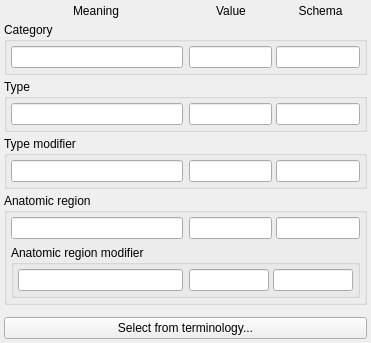
<?xml version="1.0" encoding="UTF-8"?>
<ui version="4.0">
 <class>qSlicerTerminologyEditorWidget</class>
 <widget class="QWidget" name="qSlicerTerminologyEditorWidget">
  <property name="geometry">
   <rect>
    <x>0</x>
    <y>0</y>
    <width>371</width>
    <height>210</height>
   </rect>
  </property>
  <property name="windowTitle">
   <string>qSlicerTerminologyEditorWidget</string>
  </property>
  <layout class="QGridLayout" name="gridLayout" columnstretch="0">
   <property name="leftMargin">
    <number>4</number>
   </property>
   <property name="topMargin">
    <number>4</number>
   </property>
   <property name="rightMargin">
    <number>4</number>
   </property>
   <property name="bottomMargin">
    <number>4</number>
   </property>
   <property name="spacing">
    <number>4</number>
   </property>
   <item row="3" column="0">
    <widget class="ctkCollapsibleGroupBox" name="typeModifierCollapsibleGroupBox">
     <property name="title">
      <string>Type modifier</string>
     </property>
     <property name="collapsed">
      <bool>true</bool>
     </property>
     <layout class="QHBoxLayout" name="horizontalLayout_5">
      <property name="leftMargin">
       <number>4</number>
      </property>
      <property name="topMargin">
       <number>4</number>
      </property>
      <property name="rightMargin">
       <number>4</number>
      </property>
      <property name="bottomMargin">
       <number>4</number>
      </property>
      <item>
       <widget class="QLineEdit" name="typeModifierCodeMeaningLineEdit">
        <property name="sizePolicy">
         <sizepolicy hsizetype="Expanding" vsizetype="Fixed">
          <horstretch>1</horstretch>
          <verstretch>0</verstretch>
         </sizepolicy>
        </property>
       </widget>
      </item>
      <item>
       <widget class="QFrame" name="categoryDetailsFrame_3">
        <property name="sizePolicy">
         <sizepolicy hsizetype="Preferred" vsizetype="Preferred">
          <horstretch>1</horstretch>
          <verstretch>0</verstretch>
         </sizepolicy>
        </property>
        <property name="frameShape">
         <enum>QFrame::NoFrame</enum>
        </property>
        <property name="frameShadow">
         <enum>QFrame::Raised</enum>
        </property>
        <layout class="QHBoxLayout" name="horizontalLayout_7">
         <property name="spacing">
          <number>4</number>
         </property>
         <property name="leftMargin">
          <number>0</number>
         </property>
         <property name="topMargin">
          <number>0</number>
         </property>
         <property name="rightMargin">
          <number>0</number>
         </property>
         <property name="bottomMargin">
          <number>0</number>
         </property>
         <item>
          <widget class="QLineEdit" name="typeModifierCodeValueLineEdit"/>
         </item>
         <item>
          <widget class="QLineEdit" name="typeModifierCSDLineEdit"/>
         </item>
        </layout>
       </widget>
      </item>
     </layout>
    </widget>
   </item>
   <item row="6" column="0">
    <widget class="QPushButton" name="selectFromTerminologyButton">
     <property name="text">
      <string>Select from terminology...</string>
     </property>
    </widget>
   </item>
   <item row="2" column="0">
    <widget class="QGroupBox" name="typeGroupBox">
     <property name="title">
      <string>Type</string>
     </property>
     <layout class="QHBoxLayout" name="horizontalLayout_15">
      <property name="leftMargin">
       <number>4</number>
      </property>
      <property name="topMargin">
       <number>4</number>
      </property>
      <property name="rightMargin">
       <number>4</number>
      </property>
      <property name="bottomMargin">
       <number>4</number>
      </property>
      <item>
       <widget class="QLineEdit" name="typeCodeMeaningLineEdit">
        <property name="sizePolicy">
         <sizepolicy hsizetype="Expanding" vsizetype="Fixed">
          <horstretch>1</horstretch>
          <verstretch>0</verstretch>
         </sizepolicy>
        </property>
       </widget>
      </item>
      <item>
       <widget class="QFrame" name="categoryDetailsFrame_2">
        <property name="sizePolicy">
         <sizepolicy hsizetype="Preferred" vsizetype="Preferred">
          <horstretch>1</horstretch>
          <verstretch>0</verstretch>
         </sizepolicy>
        </property>
        <property name="frameShape">
         <enum>QFrame::NoFrame</enum>
        </property>
        <property name="frameShadow">
         <enum>QFrame::Raised</enum>
        </property>
        <layout class="QHBoxLayout" name="horizontalLayout_4">
         <property name="spacing">
          <number>4</number>
         </property>
         <property name="leftMargin">
          <number>0</number>
         </property>
         <property name="topMargin">
          <number>0</number>
         </property>
         <property name="rightMargin">
          <number>0</number>
         </property>
         <property name="bottomMargin">
          <number>0</number>
         </property>
         <item>
          <widget class="QLineEdit" name="typeCodeValueLineEdit"/>
         </item>
         <item>
          <widget class="QLineEdit" name="typeCSDLineEdit"/>
         </item>
        </layout>
       </widget>
      </item>
     </layout>
    </widget>
   </item>
   <item row="5" column="0">
    <spacer name="verticalSpacer">
     <property name="orientation">
      <enum>Qt::Vertical</enum>
     </property>
     <property name="sizeType">
      <enum>QSizePolicy::Fixed</enum>
     </property>
     <property name="sizeHint" stdset="0">
      <size>
       <width>20</width>
       <height>8</height>
      </size>
     </property>
    </spacer>
   </item>
   <item row="4" column="0">
    <widget class="ctkCollapsibleGroupBox" name="anatomicRegionCollapsibleGroupBox">
     <property name="title">
      <string>Anatomic region</string>
     </property>
     <property name="collapsed">
      <bool>true</bool>
     </property>
     <layout class="QGridLayout" name="gridLayout_2">
      <property name="leftMargin">
       <number>4</number>
      </property>
      <property name="topMargin">
       <number>4</number>
      </property>
      <property name="rightMargin">
       <number>4</number>
      </property>
      <property name="bottomMargin">
       <number>4</number>
      </property>
      <item row="1" column="0" colspan="2">
       <widget class="ctkCollapsibleGroupBox" name="anatomicRegionModifierCollapsibleGroupBox">
        <property name="title">
         <string>Anatomic region modifier</string>
        </property>
        <property name="collapsed">
         <bool>true</bool>
        </property>
        <layout class="QHBoxLayout" name="horizontalLayout_13">
         <property name="leftMargin">
          <number>4</number>
         </property>
         <property name="topMargin">
          <number>4</number>
         </property>
         <property name="rightMargin">
          <number>4</number>
         </property>
         <property name="bottomMargin">
          <number>4</number>
         </property>
         <item>
          <widget class="QLineEdit" name="anatomicRegionModifierCodeMeaningLineEdit">
           <property name="sizePolicy">
            <sizepolicy hsizetype="Expanding" vsizetype="Fixed">
             <horstretch>1</horstretch>
             <verstretch>0</verstretch>
            </sizepolicy>
           </property>
          </widget>
         </item>
         <item>
          <widget class="QFrame" name="categoryDetailsFrame_5">
           <property name="sizePolicy">
            <sizepolicy hsizetype="Preferred" vsizetype="Preferred">
             <horstretch>1</horstretch>
             <verstretch>0</verstretch>
            </sizepolicy>
           </property>
           <property name="frameShape">
            <enum>QFrame::NoFrame</enum>
           </property>
           <property name="frameShadow">
            <enum>QFrame::Raised</enum>
           </property>
           <layout class="QHBoxLayout" name="horizontalLayout_12">
            <property name="spacing">
             <number>4</number>
            </property>
            <property name="leftMargin">
             <number>0</number>
            </property>
            <property name="topMargin">
             <number>0</number>
            </property>
            <property name="rightMargin">
             <number>0</number>
            </property>
            <property name="bottomMargin">
             <number>0</number>
            </property>
            <item>
             <widget class="QLineEdit" name="anatomicRegionModifierCodeValueLineEdit"/>
            </item>
            <item>
             <widget class="QLineEdit" name="anatomicRegionModifierCSDLineEdit"/>
            </item>
           </layout>
          </widget>
         </item>
        </layout>
       </widget>
      </item>
      <item row="0" column="0">
       <widget class="QLineEdit" name="anatomicRegionCodeMeaningLineEdit">
        <property name="sizePolicy">
         <sizepolicy hsizetype="Expanding" vsizetype="Fixed">
          <horstretch>1</horstretch>
          <verstretch>0</verstretch>
         </sizepolicy>
        </property>
       </widget>
      </item>
      <item row="0" column="1">
       <widget class="QFrame" name="categoryDetailsFrame_4">
        <property name="sizePolicy">
         <sizepolicy hsizetype="Preferred" vsizetype="Preferred">
          <horstretch>1</horstretch>
          <verstretch>0</verstretch>
         </sizepolicy>
        </property>
        <property name="frameShape">
         <enum>QFrame::NoFrame</enum>
        </property>
        <property name="frameShadow">
         <enum>QFrame::Raised</enum>
        </property>
        <layout class="QHBoxLayout" name="horizontalLayout_10">
         <property name="spacing">
          <number>4</number>
         </property>
         <property name="leftMargin">
          <number>0</number>
         </property>
         <property name="topMargin">
          <number>0</number>
         </property>
         <property name="rightMargin">
          <number>0</number>
         </property>
         <property name="bottomMargin">
          <number>0</number>
         </property>
         <item>
          <widget class="QLineEdit" name="anatomicRegionCodeValueLineEdit"/>
         </item>
         <item>
          <widget class="QLineEdit" name="anatomicRegionCSDLineEdit"/>
         </item>
        </layout>
       </widget>
      </item>
     </layout>
    </widget>
   </item>
   <item row="1" column="0">
    <widget class="QGroupBox" name="categoryGroupBox">
     <property name="title">
      <string>Category</string>
     </property>
     <layout class="QHBoxLayout" name="horizontalLayout_6">
      <property name="leftMargin">
       <number>4</number>
      </property>
      <property name="topMargin">
       <number>4</number>
      </property>
      <property name="rightMargin">
       <number>4</number>
      </property>
      <property name="bottomMargin">
       <number>4</number>
      </property>
      <item>
       <widget class="QLineEdit" name="categoryCodeMeaningLineEdit">
        <property name="sizePolicy">
         <sizepolicy hsizetype="Expanding" vsizetype="Fixed">
          <horstretch>1</horstretch>
          <verstretch>0</verstretch>
         </sizepolicy>
        </property>
       </widget>
      </item>
      <item>
       <widget class="QFrame" name="categoryDetailsFrame">
        <property name="sizePolicy">
         <sizepolicy hsizetype="Preferred" vsizetype="Preferred">
          <horstretch>1</horstretch>
          <verstretch>0</verstretch>
         </sizepolicy>
        </property>
        <property name="frameShape">
         <enum>QFrame::NoFrame</enum>
        </property>
        <property name="frameShadow">
         <enum>QFrame::Raised</enum>
        </property>
        <layout class="QHBoxLayout" name="horizontalLayout_2">
         <property name="spacing">
          <number>4</number>
         </property>
         <property name="leftMargin">
          <number>0</number>
         </property>
         <property name="topMargin">
          <number>0</number>
         </property>
         <property name="rightMargin">
          <number>0</number>
         </property>
         <property name="bottomMargin">
          <number>0</number>
         </property>
         <item>
          <widget class="QLineEdit" name="categoryCodeValueLineEdit"/>
         </item>
         <item>
          <widget class="QLineEdit" name="categoryCSDLineEdit"/>
         </item>
        </layout>
       </widget>
      </item>
     </layout>
    </widget>
   </item>
   <item row="0" column="0">
    <layout class="QHBoxLayout" name="horizontalLayout">
     <property name="leftMargin">
      <number>4</number>
     </property>
     <property name="topMargin">
      <number>0</number>
     </property>
     <property name="rightMargin">
      <number>4</number>
     </property>
     <item>
      <widget class="QLabel" name="label">
       <property name="sizePolicy">
        <sizepolicy hsizetype="Preferred" vsizetype="Preferred">
         <horstretch>1</horstretch>
         <verstretch>0</verstretch>
        </sizepolicy>
       </property>
       <property name="text">
        <string>Meaning</string>
       </property>
       <property name="alignment">
        <set>Qt::AlignCenter</set>
       </property>
      </widget>
     </item>
     <item>
      <widget class="QFrame" name="titlesFrame">
       <property name="sizePolicy">
        <sizepolicy hsizetype="Preferred" vsizetype="Preferred">
         <horstretch>1</horstretch>
         <verstretch>0</verstretch>
        </sizepolicy>
       </property>
       <property name="frameShape">
        <enum>QFrame::NoFrame</enum>
       </property>
       <property name="frameShadow">
        <enum>QFrame::Raised</enum>
       </property>
       <layout class="QHBoxLayout" name="horizontalLayout_8">
        <property name="spacing">
         <number>4</number>
        </property>
        <property name="leftMargin">
         <number>0</number>
        </property>
        <property name="topMargin">
         <number>0</number>
        </property>
        <property name="rightMargin">
         <number>0</number>
        </property>
        <property name="bottomMargin">
         <number>0</number>
        </property>
        <item>
         <widget class="QLabel" name="label_3">
          <property name="text">
           <string>Value</string>
          </property>
          <property name="alignment">
           <set>Qt::AlignCenter</set>
          </property>
         </widget>
        </item>
        <item>
         <widget class="QLabel" name="label_2">
          <property name="text">
           <string>Schema</string>
          </property>
          <property name="alignment">
           <set>Qt::AlignCenter</set>
          </property>
         </widget>
        </item>
       </layout>
      </widget>
     </item>
    </layout>
   </item>
  </layout>
 </widget>
 <customwidgets>
  <customwidget>
   <class>ctkCollapsibleGroupBox</class>
   <extends>QGroupBox</extends>
   <header>ctkCollapsibleGroupBox.h</header>
   <container>1</container>
  </customwidget>
 </customwidgets>
 <resources/>
 <connections/>
</ui>
